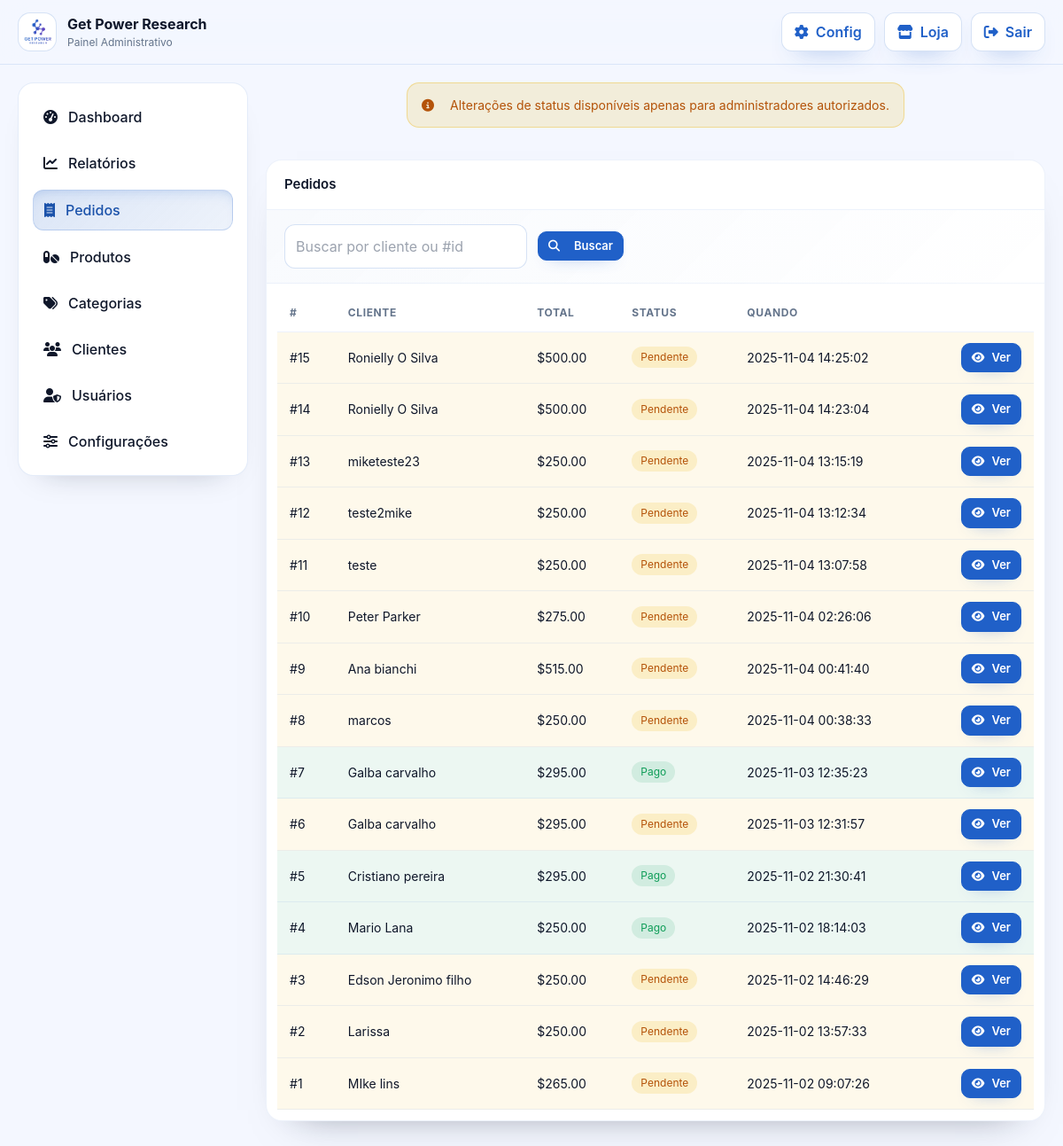
Page /orders.php (signed in) on the committed database.
### tables this page shows
CREATE TABLE `settings` (
  `id` int(10) UNSIGNED NOT NULL,
  `skey` varchar(191) NOT NULL,
  `svalue` longtext NOT NULL,
  `updated_at` timestamp NOT NULL DEFAULT current_timestamp() ON UPDATE current_timestamp()
);

CREATE TABLE `orders` (
  `id` int(11) NOT NULL,
  `customer_id` int(11) DEFAULT NULL,
  `items_json` longtext NOT NULL,
  `subtotal` decimal(10,2) NOT NULL,
  `shipping_cost` decimal(10,2) DEFAULT 0.00,
  `total` decimal(10,2) NOT NULL,
  `currency` varchar(3) NOT NULL DEFAULT 'USD',
  `payment_method` varchar(40) NOT NULL,
  `payment_ref` text DEFAULT NULL,
  `payment_status` varchar(20) DEFAULT 'pending',
  `status` varchar(40) NOT NULL DEFAULT 'pending',
  `track_token` varchar(64) DEFAULT NULL,
  `zelle_receipt` varchar(255) DEFAULT NULL,
  `notes` text DEFAULT NULL,
  `admin_viewed` tinyint(1) DEFAULT 0,
  `created_at` timestamp NULL DEFAULT current_timestamp(),
  `updated_at` timestamp NULL DEFAULT current_timestamp() ON UPDATE current_timestamp()
);

CREATE TABLE `customers` (
  `id` int(11) NOT NULL,
  `name` varchar(190) DEFAULT NULL,
  `email` varchar(190) DEFAULT NULL,
  `phone` varchar(60) DEFAULT NULL,
  `address` varchar(255) DEFAULT NULL,
  `city` varchar(100) DEFAULT NULL,
  `state` varchar(50) DEFAULT NULL,
  `zipcode` varchar(20) DEFAULT NULL,
  `country` varchar(50) DEFAULT 'BR',
  `created_at` timestamp NULL DEFAULT current_timestamp()
);

### bootstrap.php (called while the page is built, shortened)
<?php
if (!function_exists('cache_busted_url')) {
  function cache_busted_url(string $path): string {
    $trimmed = trim($path);
    $absolute = __DIR__ . '/' . ltrim($trimmed, '/');
    $version = is_file($absolute) ? filemtime($absolute) : time();
    $separator = strpos($trimmed, '?') !== false ? '&' : '?';
    return $trimmed . $separator . 'v=' . $version;
  }
}
if (!function_exists('asset_url')) {
  function asset_url($rel){
    $clean = ltrim((string)$rel, '/');
    if (function_exists('cache_busted_url')) {
      return cache_busted_url($clean);
    }
    $abs = __DIR__ . '/' . $clean;
    $v = is_file($abs) ? filemtime($abs) : time();
    $sep = (strpos($clean,'?')!==false) ? '&' : '?';
    return $clean . $sep . 'v=' . $v;
  }
}

### lib/utils.php (called while the page is built, shortened)
<?php
if (!function_exists('cfg')) {
    function cfg() {
        static $config = null;
        if ($config === null) {
            $config = require __DIR__ . '/../config.php';
        }
        return $config;
    }
}
if (!function_exists('setting_get')) {
    function setting_get(string $key, $default = null) {
        try {
            $pdo = db();
            $stmt = $pdo->prepare('SELECT svalue FROM settings WHERE skey = ?');
            $stmt->execute([$key]);
            $value = $stmt->fetchColumn();
            return $value;
        } catch (Throwable $e) {
            return $default;
        }
    }
}
if (!function_exists('current_admin')) {
    function current_admin(): ?array {
        if (!empty($_SESSION['admin']) && is_array($_SESSION['admin'])) {
            return $_SESSION['admin'];
        }
        return null;
    }
}
if (!function_exists('current_admin_role')) {
    function current_admin_role(): string {
        $admin = current_admin();
        return $admin['role'] ?? 'admin';
    }
}
if (!function_exists('is_super_admin')) {
    function is_super_admin(): bool {
        return current_admin_role() === 'super_admin';
    }
}
if (!function_exists('admin_role_capabilities')) {
    function admin_role_capabilities(string $role): array {
        switch ($role) {
            case 'viewer':
            default:
                return [];
        }
    }
}
if (!function_exists('admin_can')) {
    function admin_can(string $capability): bool {
        $role = current_admin_role();
        $caps = admin_role_capabilities($role);
        return in_array($capability, $caps, true);
    }
}
if (!function_exists('sanitize_html')) {
    function sanitize_html($html) {
        return htmlspecialchars((string)$html, ENT_QUOTES | ENT_HTML5, 'UTF-8');
    }
}
if (!function_exists('format_currency')) {
    function format_currency($amount, $currency = null) {
        $amount = (float)$amount;
        $currency = strtoupper($currency ?? (cfg()['store']['currency'] ?? 'BRL'));
        switch ($currency) {
            case 'USD': return '$' . number_format($amount, 2, '.', ',');
        }
    }
}
if (!function_exists('find_logo_path')) {
    function find_logo_path(): ?string {
        $cfgLogo = function_exists('setting_get') ? setting_get('store_logo_url') : null;
        if ($cfgLogo) {
            return ltrim((string)$cfgLogo, '/');
        }
        return null;
    }
}

### orders.php (the view, shortened to what this page needs)
<?php
require __DIR__.'/bootstrap.php';
require __DIR__.'/lib/utils.php';
require __DIR__.'/admin_layout.php';
$pdo = db();
$canManageOrders = admin_can('manage_orders');
function status_badge($s){
  if ($s==='paid') return '<span class="badge ok">Pago</span>';
  if ($s==='pending') return '<span class="badge warn">Pendente</span>';
  return '<span class="badge">'.sanitize_html($s).'</span>';
}
admin_header('Pedidos');
if (!$canManageOrders) {
  echo '<div class="alert alert-warning mx-auto max-w-4xl mb-4"><i class="fa-solid fa-circle-info mr-2"></i>Alterações de status disponíveis apenas para administradores autorizados.</div>';
}
$q = trim((string)($_GET['q'] ?? ''));
$w=' WHERE 1=1 '; $p=[];
$sql="SELECT o.id,o.total,o.currency,o.status,o.created_at,c.name AS customer_name FROM orders o LEFT JOIN customers c ON c.id=o.customer_id $w ORDER BY o.id DESC LIMIT 200";
$st=$pdo->prepare($sql); $st->execute($p);
echo '<div class="card">';
echo '<div class="card-title">Pedidos</div>';
echo '<div class="card-toolbar">';
echo '  <form method="get" class="search-form">';
echo '    <input class="input" name="q" value="'.sanitize_html($q).'" placeholder="Buscar por cliente ou #id">';
echo '    <button class="btn btn-primary btn-sm" type="submit"><i class="fa-solid fa-magnifying-glass mr-2"></i>Buscar</button>';
echo '  </form>';
echo '</div>';
echo '<div class="p-3 overflow-x-auto"><table class="table"><thead><tr><th>#</th><th>Cliente</th><th>Total</th><th>Status</th><th>Quando</th><th></th></tr></thead><tbody>';
foreach($st as $r){
  $statusClass = 'status-'.$r['status'];
  echo '<tr class="'.sanitize_html($statusClass).'">';
  echo '<td>#'.(int)$r['id'].'</td>';
  echo '<td>'.sanitize_html($r['customer_name']).'</td>';
  $rowCurrency = strtoupper($r['currency'] ?? (cfg()['store']['currency'] ?? 'USD'));
  echo '<td>'.format_currency((float)$r['total'], $rowCurrency).'</td>';
  echo '<td>'.status_badge($r['status']).'</td>';
  echo '<td>'.sanitize_html($r['created_at'] ?? '').'</td>';
  echo '<td><div class="action-buttons"><a class="btn btn-alt btn-sm" href="orders.php?action=view&id='.(int)$r['id'].'"><i class="fa-solid fa-eye"></i> Ver</a>';
  echo '</div></td>';
  echo '</tr>';
}
echo '</tbody></table></div></div>';
admin_footer();

### admin_layout.php (shortened to what this page needs)
<?php
function admin_header($title='Admin'){
  $store = setting_get('store_name', (cfg()['store']['name'] ?? 'Get Power Research'));
  $fullLogoPath = find_logo_path();
  $logoUrl = $fullLogoPath ? '/' . ltrim($fullLogoPath, '/') : null;
  echo '<!doctype html><html lang="pt-br"><head><meta charset="utf-8">';
  echo '<script src="https://cdn.tailwindcss.com"></script>';
  echo '<link rel="stylesheet" href="https://cdnjs.cloudflare.com/ajax/libs/font-awesome/6.5.0/css/all.min.css">';
  $css = function_exists('asset_url') ? asset_url('assets/admin.css') : 'assets/admin.css';
  echo '<link rel="stylesheet" href="'.$css.'">';
  echo '</head><body>';
  echo '<header class="admin-top"><div class="wrap">';
  $logoHtml = $logoUrl
    ? '<div class="logo img"><img src="'.sanitize_html($logoUrl).'" alt="Logo" class="logo-img"></div>'
    : '<div class="logo icon"><i class="fa-solid fa-capsules"></i></div>';
  echo '<div class="brand">'.$logoHtml.'<div><div class="name">'.sanitize_html($store).'</div><div class="sub">Painel Administrativo</div></div></div>';
  echo '<div class="actions">';
  echo '<a class="btn btn-ghost" href="admin.php?route=settings"><i class="fa-solid fa-gear"></i><span>Config</span></a>';
  echo '<a class="btn btn-ghost" href="index.php" target="_blank"><i class="fa-solid fa-store"></i><span>Loja</span></a>';
  echo '<a class="btn btn-ghost" href="admin.php?route=logout"><i class="fa-solid fa-right-from-bracket"></i><span>Sair</span></a>';
  echo '</div></div></header>';
  echo '<div class="admin-grid"><aside class="admin-side"><nav>';
  $cur = basename($_SERVER['SCRIPT_NAME']);
  echo '<a class="'.($cur==='dashboard.php'?'active':'').'" href="dashboard.php"><i class="fa-solid fa-gauge-high"></i>Dashboard</a>';
  echo '<a class="'.($cur==='reports.php'?'active':'').'" href="reports.php"><i class="fa-solid fa-chart-line"></i>Relatórios</a>';
  echo '<a class="'.($cur==='orders.php'?'active':'').'" href="orders.php"><i class="fa-solid fa-receipt"></i>Pedidos</a>';
  echo '<a class="'.($cur==='products.php'?'active':'').'" href="products.php"><i class="fa-solid fa-pills"></i>Produtos</a>';
  echo '<a class="'.($cur==='categories.php'?'active':'').'" href="categories.php"><i class="fa-solid fa-tags"></i>Categorias</a>';
  echo '<a class="'.($cur==='customers.php'?'active':'').'" href="customers.php"><i class="fa-solid fa-users"></i>Clientes</a>';
  echo '<a class="'.($cur==='users.php'?'active':'').'" href="users.php"><i class="fa-solid fa-user-shield"></i>Usuários</a>';
  echo '<a class="'.($cur==='settings.php'?'active':'').'" href="settings.php"><i class="fa-solid fa-sliders"></i>Configurações</a>';
  echo '</nav></aside><main class="admin-main">';
}
function admin_footer(){
  echo '</main></div>';
  echo '</body></html>';
}

### rows in the picture
settings: svalue (picture)
settings: svalue "Get Power Research"
orders: id "15", customer.name "Ronielly O Silva", format_currency((float)$r['total'], $rowCurrency) "$500.00", status "Pendente", created_at "2025-11-04 14:25:02"
orders: id "14", customer.name "Ronielly O Silva", format_currency((float)$r['total'], $rowCurrency) "$500.00", status "Pendente", created_at "2025-11-04 14:23:04"
orders: id "13", customer.name "miketeste23", format_currency((float)$r['total'], $rowCurrency) "$250.00", status "Pendente", created_at "2025-11-04 13:15:19"
orders: id "12", customer.name "teste2mike", format_currency((float)$r['total'], $rowCurrency) "$250.00", status "Pendente", created_at "2025-11-04 13:12:34"
orders: id "11", customer.name "teste", format_currency((float)$r['total'], $rowCurrency) "$250.00", status "Pendente", created_at "2025-11-04 13:07:58"
orders: id "10", customer.name "Peter Parker", format_currency((float)$r['total'], $rowCurrency) "$275.00", status "Pendente", created_at "2025-11-04 02:26:06"
orders: id "9", customer.name "Ana bianchi", format_currency((float)$r['total'], $rowCurrency) "$515.00", status "Pendente", created_at "2025-11-04 00:41:40"
orders: id "8", customer.name "marcos", format_currency((float)$r['total'], $rowCurrency) "$250.00", status "Pendente", created_at "2025-11-04 00:38:33"
orders: id "7", customer.name "Galba carvalho", format_currency((float)$r['total'], $rowCurrency) "$295.00", status "Pago", created_at "2025-11-03 12:35:23"
orders: id "6", customer.name "Galba carvalho", format_currency((float)$r['total'], $rowCurrency) "$295.00", status "Pendente", created_at "2025-11-03 12:31:57"
orders: id "5", customer.name "Cristiano pereira", format_currency((float)$r['total'], $rowCurrency) "$295.00", status "Pago", created_at "2025-11-02 21:30:41"
orders: id "4", customer.name "Mario Lana", format_currency((float)$r['total'], $rowCurrency) "$250.00", status "Pago", created_at "2025-11-02 18:14:03"
orders: id "3", customer.name "Edson Jeronimo filho", format_currency((float)$r['total'], $rowCurrency) "$250.00", status "Pendente", created_at "2025-11-02 14:46:29"
orders: id "2", customer.name "Larissa", format_currency((float)$r['total'], $rowCurrency) "$250.00", status "Pendente", created_at "2025-11-02 13:57:33"
orders: id "1", customer.name "MIke lins", format_currency((float)$r['total'], $rowCurrency) "$265.00", status "Pendente", created_at "2025-11-02 09:07:26"
